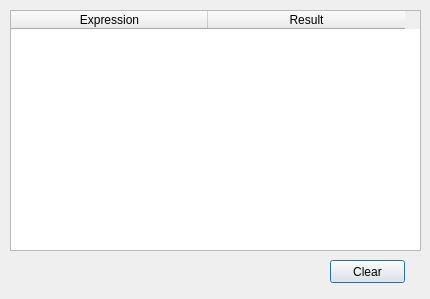
<?xml version="1.0" encoding="UTF-8"?>
<ui version="4.0">
 <class>History</class>
 <widget class="QDialog" name="History">
  <property name="geometry">
   <rect>
    <x>0</x>
    <y>0</y>
    <width>430</width>
    <height>299</height>
   </rect>
  </property>
  <property name="minimumSize">
   <size>
    <width>430</width>
    <height>299</height>
   </size>
  </property>
  <property name="maximumSize">
   <size>
    <width>430</width>
    <height>299</height>
   </size>
  </property>
  <property name="windowTitle">
   <string>Последние действия</string>
  </property>
  <widget class="QPushButton" name="pushButton">
   <property name="geometry">
    <rect>
     <x>330</x>
     <y>260</y>
     <width>75</width>
     <height>23</height>
    </rect>
   </property>
   <property name="text">
    <string>Clear</string>
   </property>
  </widget>
  <widget class="QTableWidget" name="tableWidget">
   <property name="geometry">
    <rect>
     <x>10</x>
     <y>10</y>
     <width>411</width>
     <height>241</height>
    </rect>
   </property>
   <property name="editTriggers">
    <set>QAbstractItemView::NoEditTriggers</set>
   </property>
   <property name="columnCount">
    <number>2</number>
   </property>
   <attribute name="horizontalHeaderDefaultSectionSize">
    <number>197</number>
   </attribute>
   <column>
    <property name="text">
     <string>Expression</string>
    </property>
   </column>
   <column>
    <property name="text">
     <string>Result</string>
    </property>
   </column>
  </widget>
 </widget>
 <resources/>
 <connections/>
</ui>
